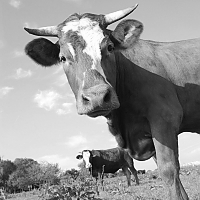
#> input picture arrays_and_strings/rotate_matrix/cow.jpg, 200 x 200 px; its folder holds only this picture in this run
$ python image_test.py
#> lines starting #> are read from the running program, lines starting #| are printed output that depends on the picture
### arrays_and_strings/rotate_matrix/rotate_matrix.py
import numpy as np
from PIL import Image


class Matrix:
    def __init__(self, matrix):
        self.matrix = matrix
        self.n_rows = len(matrix)
        self.n_cols = len(matrix[0])

    def rotate_at_90(self):
        self.__exchange_triangles()
        self.__exchange_columns()

    def mirror(self):
        self.__exchange_columns()

    def __exchange_triangles(self):
        for i in range(len(self.matrix)):
            row = self.matrix[i]
            for j in range(len(row)):
                if j > i:
                    temp = self.matrix[i][j]
                    self.matrix[i][j] = self.matrix[j][i]
                    self.matrix[j][i] = temp

    def __exchange_columns(self):
        for i in range(len(self.matrix)):
            row = self.matrix[i]
            for j in range(len(row) // 2):
                temp = self.matrix[i][j]
                self.matrix[i][j] = self.matrix[i][len(row) - 1 - j]
                self.matrix[i][len(row) - 1 - j] = temp

    # [16 lines left out: function __str__, not called in this run]

    def __eq__(self, other):
        return all([row1 == row2 for row1, row2 in zip(self.matrix, other.matrix)])


# Image processing
class ColorChannel:
    def __init__(self, one_channel_np_image):
        self.matrix = Matrix(one_channel_np_image)

    def rotate_at_90(self):
        self.matrix.rotate_at_90()

    def mirror(self):
        self.matrix.mirror()


class RedColorChannel(ColorChannel):
    pass


class GreenColorChannel(ColorChannel):
    pass


class BlueColorChannel(ColorChannel):
    pass


class OwnImage:
    def __init__(self, image_path):
        multichannel_np_image = np.array(Image.open(image_path))
        self.red_color_channel = \
            RedColorChannel(multichannel_np_image[:, :, 0])
        self.green_color_channel = \
            GreenColorChannel(multichannel_np_image[:, :, 1])
        self.blue_color_channel = \
            BlueColorChannel(multichannel_np_image[:, :, 2])

    def rotate_at_90(self):
        self.red_color_channel.rotate_at_90()
        self.green_color_channel.rotate_at_90()
        self.blue_color_channel.rotate_at_90()

    # [4 lines left out: function mirror, not called in this run]

    def save(self, new_name):
        new_image = self.get_image()
        new_image.save(new_name)

    def get_image(self):
        return Image.fromarray(self._get_multichannel_array())

    def _get_multichannel_array(self):
        return np.dstack((
            self.red_color_channel.matrix.matrix,
            self.green_color_channel.matrix.matrix,
            self.blue_color_channel.matrix.matrix,
        ))

### arrays_and_strings/rotate_matrix/image_test.py
from rotate_matrix import OwnImage
import os
import random


def main():
    images = get_images()
    for image in images:
        own_image = OwnImage(image)
        random_rotations = random.randint(1, 3)
        print('Image: {}. Rotations: {}'.format(image, random_rotations))
        for rotation in range(random_rotations):
            own_image.rotate_at_90()
        new_name = image.split('.')[0] + '_rotate.png'
        own_image.save(new_name)
#> this loop made 1 pass
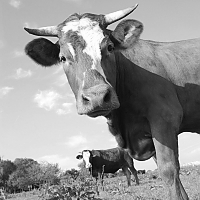
#> input picture arrays_and_strings/rotate_matrix/cow.jpg, 200 x 200 px
#> pass 1, in save, `new_image = self.get_image()`:
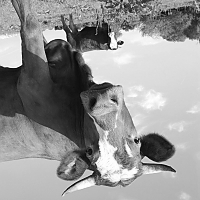
#> new_image: PIL image 200x200 RGB; min 2, max 255, mean 148.6

    for image in images:
        own_image = OwnImage(image)
        own_image.mirror()
        new_name = image.split('.')[0] + '_mirror.png'
        own_image.save(new_name)


def get_images():
    return filter(lambda file: file.split('.')[-1] == 'jpg', os.listdir('.'))


if __name__ == '__main__':
    main()
